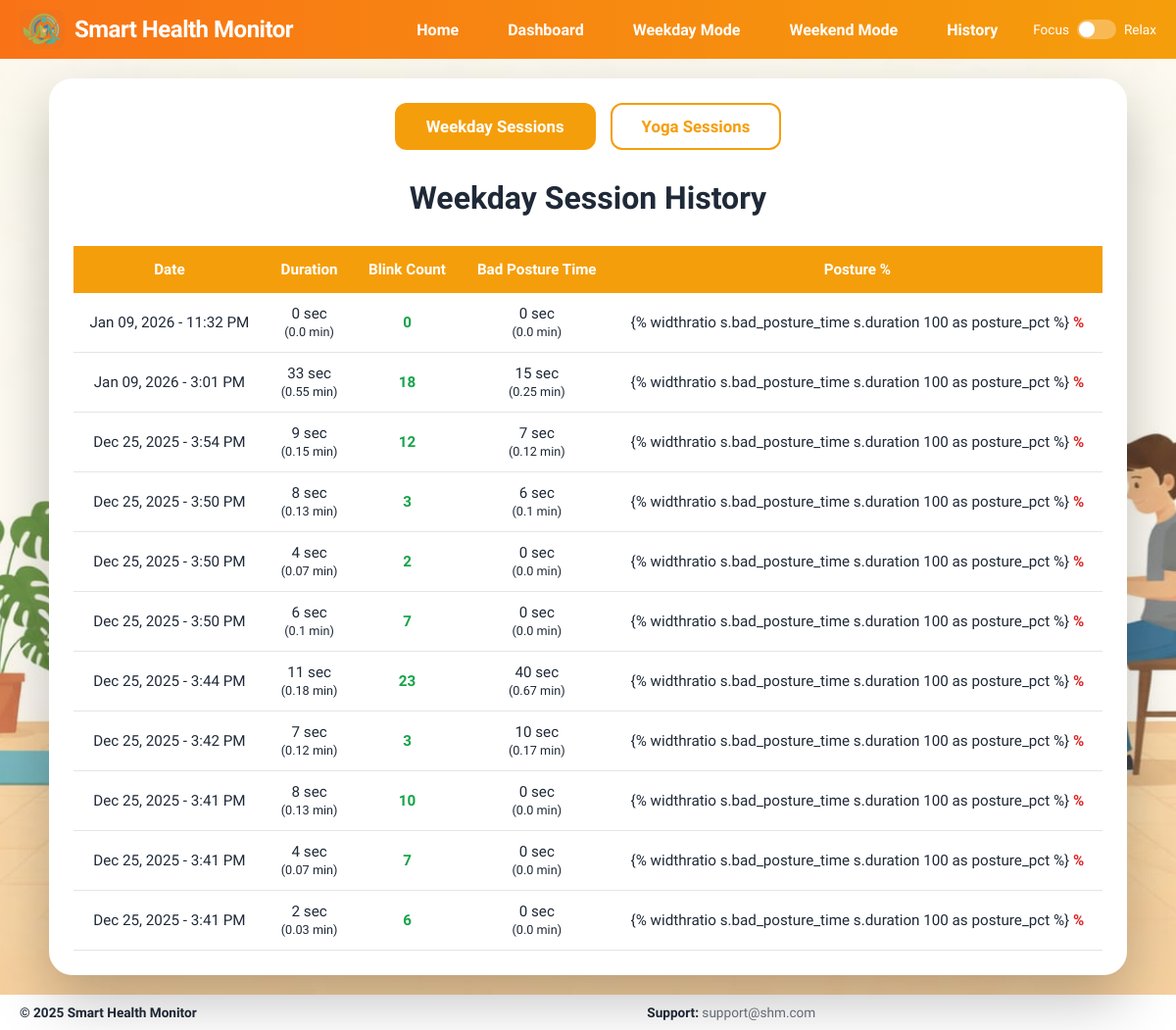
Before: /history/ with the older database file.
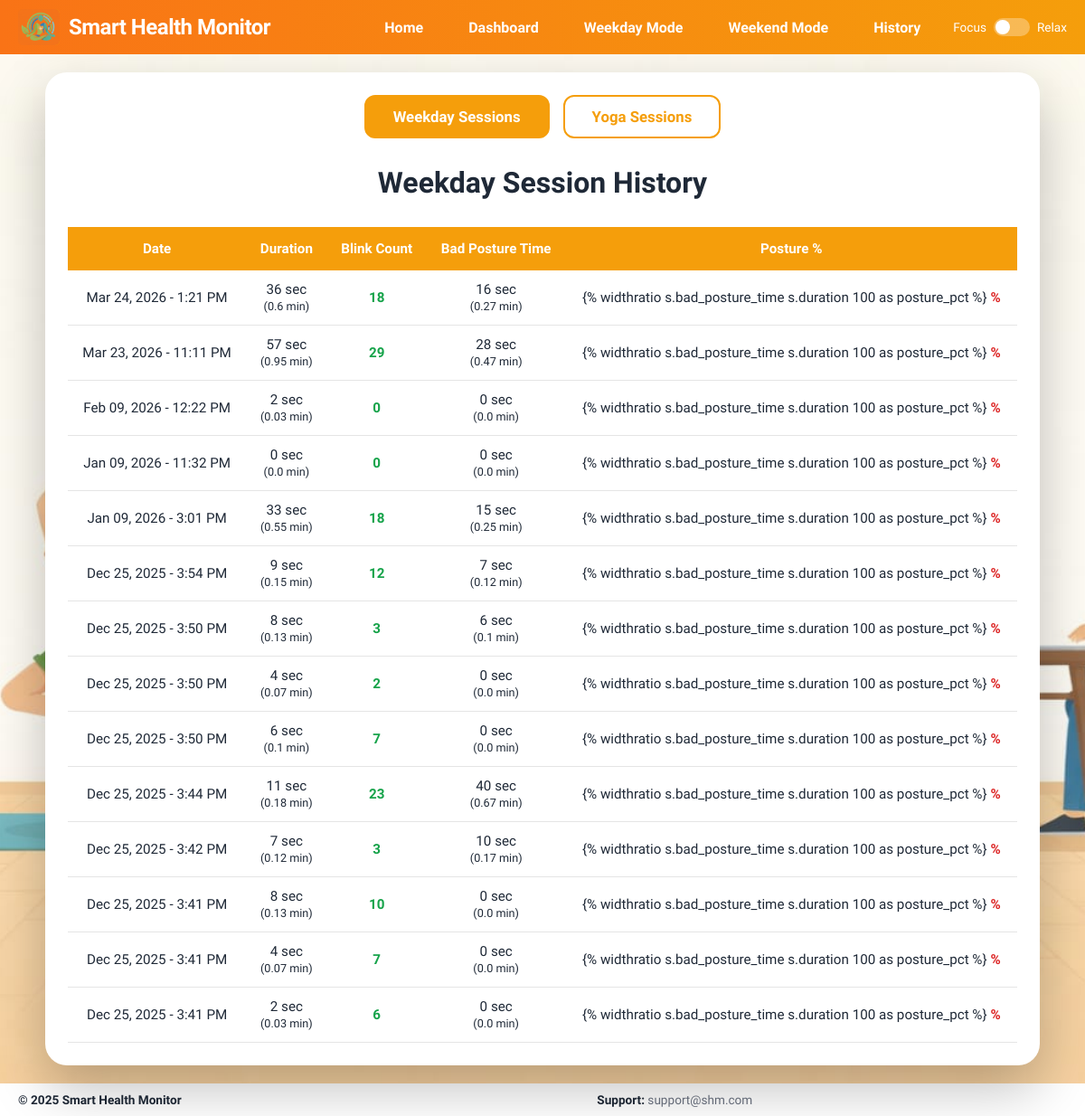
After: the same page with the newer database file.
### monitor/models.py (models this page shows, shortened)
class WeekdaySession(models.Model):
    date = models.DateTimeField(auto_now_add=True)
    duration = models.IntegerField()  # seconds
    blink_count = models.IntegerField(default=0)
    bad_posture_time = models.IntegerField(default=0)  # seconds
    @property
    def duration_minutes(self):
        return round(self.duration / 60, 2)
    @property
    def bad_posture_minutes(self):
        return round(self.bad_posture_time / 60, 2)

### monitor/views.py (the view)
# urls.py: path("history/", views.combined_history, name="combined_history"),
def combined_history(request):
    weekday_sessions = WeekdaySession.objects.all().order_by("-date")
    weekend_sessions = YogaSession.objects.all().order_by("-date")
    print(f"📊 Loading combined history - Weekday: {weekday_sessions.count()}, Weekend: {weekend_sessions.count()}")
    context = {
        'weekday_sessions': weekday_sessions,
        'weekend_sessions': weekend_sessions,
    }
    return render(request, "monitor/combined_history.html", context)

### monitor/templates/monitor/combined_history.html (shortened to what this page needs)
{% load static %}
<!doctype html>
<html lang="en">
  <head>
  </head>
  <body>
    <div class="navbar">
      <div class="nav-left">
        <img
          src="{% static 'monitor/images/logo_lightmode.png' %}"
          class="logo logo-light"
          height="40px"
          width="46px"
          style="
            background: linear-gradient(90deg, #f97316, #f59e0b);
            border-radius: 5px;
          "
        />
        <div class="nav-title" onclick="window.location.reload()">
          Smart Health Monitor
        </div>
      </div>
      <div class="nav-links">
        <a href="{% url 'home_page' %}">Home</a>
        <a href="{% url 'dashboard_page' %}">Dashboard</a>
        <a href="{% url 'weekday_page' %}">Weekday Mode</a>
        <a href="{% url 'weekend_page' %}">Weekend Mode</a>
        <a href="{% url 'combined_history' %}">History</a>
        <div class="zen-toggle" onclick="toggleTheme()">
          <span>Focus</span>
          <div class="zen-track">
            <div class="zen-knob"></div>
          </div>
          <span>Relax</span>
        </div>
      </div>
    </div>
    <div class="main">
      <div class="container">
        <div class="tab-buttons">
          <button class="tab-btn active" onclick="showTab('weekday')">
            Weekday Sessions
          </button>
          <button class="tab-btn" onclick="showTab('weekend')">
            Yoga Sessions
          </button>
        </div>
        <div id="weekday" class="tab-content active">
          <h2 class="heading">Weekday Session History</h2>
          {% if weekday_sessions %}
          <div class="table-container">
            <table>
              <thead>
                <tr>
                  <th>Date</th>
                  <th>Duration</th>
                  <th>Blink Count</th>
                  <th>Bad Posture Time</th>
                  <th>Posture %</th>
                </tr>
              </thead>
              <tbody>
                {% for s in weekday_sessions %}
                <tr>
                  <td>{{ s.date|date:"M d, Y - g:i A" }}</td>
                  <td>
                    {{ s.duration }} sec<br /><small
                      >({{ s.duration_minutes }} min)</small
                    >
                  </td>
                  <td style="color: #16a34a; font-weight: bold">
                    {{ s.blink_count }}
                  </td>
                  <td>
                    {{ s.bad_posture_time }} sec<br /><small
                      >({{ s.bad_posture_minutes }} min)</small
                    >
                  </td>
                  <td>
                    {% widthratio s.bad_posture_time s.duration 100 as
                    posture_pct %}
                    <span
                      style="color: {% if posture_pct < 20 %}#16a34a{% elif posture_pct < 50 %}#eab308{% else %}#dc2626{% endif %}; font-weight: bold;"
                    >
                      {{ posture_pct }}%
                    </span>
                  </td>
                </tr>
                {% endfor %}
              </tbody>
            </table>
          </div>
          {% else %}
          <div class="no-data">
            <p>📭 No weekday sessions recorded yet.</p>
          </div>
          {% endif %}
        </div>
      </div>
    </div>
    <footer>
      <div class="footer-left">
        <p><strong>© 2025 Smart Health Monitor</strong></p>
      </div>
      <div class="footer-center">
        <p><strong>Support:</strong> support@shm.com</p>
      </div>
    </footer>
  </body>
</html>

Changed rows visible on the page:
added WeekdaySession: date "Mar 24, 2026 - 1:21 PM", duration "36", duration_minutes "0.6", blink_count "18", bad_posture_time "16", bad_posture_minutes "0.27"
added WeekdaySession: date "Mar 23, 2026 - 11:11 PM", duration "57", duration_minutes "0.95", blink_count "29", bad_posture_time "28", bad_posture_minutes "0.47"
added WeekdaySession: date "Feb 09, 2026 - 12:22 PM", duration "2", duration_minutes "0.03", blink_count "0", bad_posture_time "0", bad_posture_minutes "0.0"
